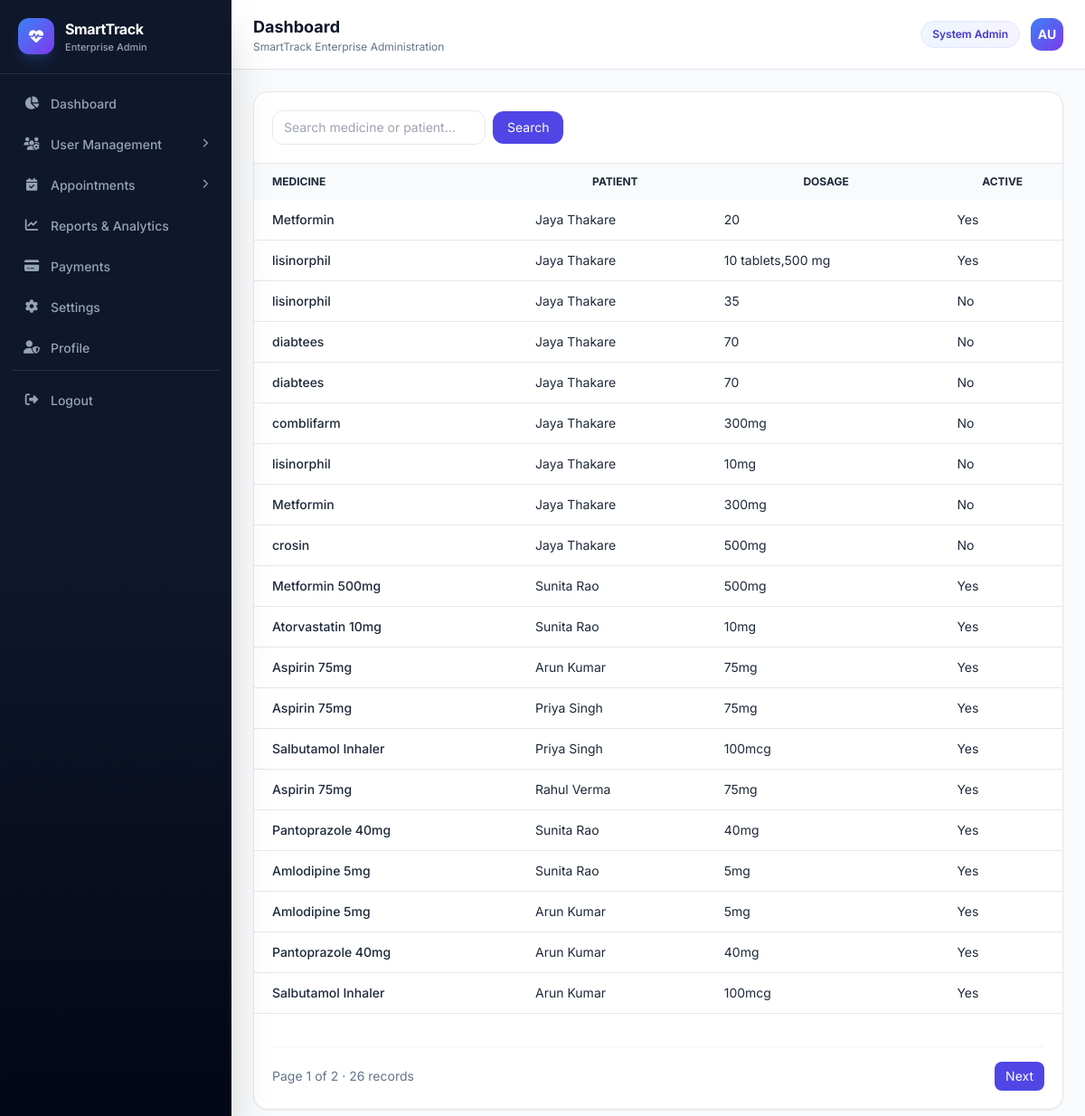
Page /system-admin/medicines/ (signed in) on the committed database.
### apps/accounts/models.py (models this page shows, shortened)
class CustomUser(AbstractUser):
    ROLE_CHOICES = (
        ('patient', 'Patient'),
        ('doctor', 'Doctor'),
        ('admin', 'Admin'),
        ('caregiver', 'Caregiver'),
        ('family', 'Family Member'),
    )
    role = models.CharField(max_length=20, choices=ROLE_CHOICES, default='patient')
    is_email_verified = models.BooleanField(default=False, help_text='Email verified (is_verified)')
    otp_verified = models.BooleanField(default=False)
    last_activity = models.DateTimeField(null=True, blank=True)
    created_at = models.DateTimeField(auto_now_add=True)
    updated_at = models.DateTimeField(auto_now=True)
    class Meta:
        db_table = 'auth_user'
        indexes = [
            models.Index(fields=['role', 'is_active']),
            models.Index(fields=['email']),
        ]
    def get_full_name(self):
        from apps.profiles.profile_bridge import get_user_full_name
        return get_user_full_name(self)
    @property
    def phone(self):
        from apps.profiles.profile_bridge import get_user_phone
        return get_user_phone(self)
    @property
    def profile_completed(self):
        from apps.profiles.profile_bridge import is_profile_completed
        return is_profile_completed(self)

### apps/medicines/models.py (models this page shows, shortened)
class Medicine(models.Model):
    PRESCRIPTION_STATUS_CHOICES = [
        ('active', 'Active'),
        ('expired', 'Expired'),
        ('stopped', 'Stopped'),
    ]
    FREQUENCY_CHOICES = [
        ('once_daily', 'Once Daily'),
        ('twice_daily', 'Twice Daily'),
        ('thrice_daily', 'Three Times Daily'),
        ('four_times', 'Four Times Daily'),
        ('weekly', 'Weekly'),
        ('as_needed', 'As Needed'),
    ]
    FREQUENCY_COUNT = {
        'once_daily': 1, 'twice_daily': 2,
        'thrice_daily': 3, 'four_times': 4,
        'weekly': 1, 'as_needed': 99,
    }
    patient = models.ForeignKey(CustomUser, on_delete=models.CASCADE, related_name='medicines')
    prescribed_by = models.ForeignKey(CustomUser, on_delete=models.SET_NULL, null=True, blank=True, related_name='prescribed_medicines')
    name = models.CharField(max_length=200)
    dosage = models.CharField(max_length=100)
    frequency = models.CharField(max_length=30, choices=FREQUENCY_CHOICES)
    time_slots = models.JSONField(default=list)
    start_date = models.DateField()
    end_date = models.DateField(null=True, blank=True)
    instructions = models.TextField(blank=True)
    stock_quantity = models.IntegerField(default=0, help_text='Available stock (doses/units) — set only via patient purchase')
    prescribed_quantity = models.PositiveIntegerField(default=0)
    units_per_dose = models.PositiveSmallIntegerField(default=1)
    low_stock_threshold = models.IntegerField(default=7)
    critical_stock_threshold = models.IntegerField(default=3)
    expected_end_date = models.DateField(null=True, blank=True)
    refill_required = models.BooleanField(default=False)
    prescription_status = models.CharField(
        max_length=20, choices=PRESCRIPTION_STATUS_CHOICES, default='active',
    )
    total_refilled_quantity = models.PositiveIntegerField(default=0)
    stock_depleted_at = models.DateField(null=True, blank=True)
    last_low_stock_alert_at = models.DateTimeField(null=True, blank=True)
    low_stock_snooze_until = models.DateTimeField(null=True, blank=True)
    is_critical_medicine = models.BooleanField(default=False)
    expiry_date = models.DateField(null=True, blank=True)
    color = models.CharField(max_length=30, default='blue')
    is_active = models.BooleanField(default=True)
    deleted_by = models.ForeignKey(
        CustomUser, on_delete=models.SET_NULL, null=True, blank=True,
        related_name='deleted_medicines',
    )
    deleted_at = models.DateTimeField(null=True, blank=True)
    deletion_reason = models.TextField(blank=True)
    created_at = models.DateTimeField(auto_now_add=True)
    updated_at = models.DateTimeField(auto_now=True)

### apps/profiles/models.py (models this page shows, shortened)
class PatientProfile(models.Model):
    BLOOD_GROUP_CHOICES = [
        ('A+', 'A+'), ('A-', 'A-'), ('B+', 'B+'), ('B-', 'B-'),
        ('O+', 'O+'), ('O-', 'O-'), ('AB+', 'AB+'), ('AB-', 'AB-'),
    ]
    GENDER_CHOICES = [('male', 'Male'), ('female', 'Female'), ('other', 'Other')]
    ACTIVITY_CHOICES = [('sedentary', 'Sedentary'), ('moderate', 'Moderate'), ('active', 'Active')]
    DIABETES_CHOICES = [('no', 'No'), ('type1', 'Type 1'), ('type2', 'Type 2'), ('pre', 'Pre-diabetic')]
    SMOKING_CHOICES = [('no', 'Non-smoker'), ('occasional', 'Occasional'), ('regular', 'Regular'), ('ex', 'Ex-smoker')]
    ALCOHOL_CHOICES = [('no', 'None'), ('occasional', 'Occasional'), ('moderate', 'Moderate'), ('heavy', 'Heavy')]
    EXERCISE_CHOICES = [('never', 'Never'), ('rarely', 'Rarely'), ('sometimes', 'Sometimes'), ('daily', 'Daily')]
    RISK_LEVEL_CHOICES = [
        ('low', 'Low'), ('medium', 'Medium'), ('high', 'High'), ('critical', 'Critical'),
    ]
    user = models.OneToOneField(CustomUser, on_delete=models.CASCADE, related_name='patient_profile')
    patient_id = models.CharField(max_length=20, unique=True, blank=True)
    first_name = models.CharField(max_length=100, blank=True)
    middle_name = models.CharField(max_length=100, blank=True)
    last_name = models.CharField(max_length=100, blank=True)
    profile_photo = models.ImageField(upload_to='profiles/patients/', null=True, blank=True)
    phone_number = models.CharField(max_length=20, blank=True)
    alternate_number = models.CharField(max_length=20, blank=True)
    gender = models.CharField(max_length=10, choices=GENDER_CHOICES, blank=True)
    date_of_birth = models.DateField(null=True, blank=True)
    age_cached = models.PositiveSmallIntegerField(null=True, blank=True)
    blood_group = models.CharField(max_length=5, choices=BLOOD_GROUP_CHOICES, blank=True)
    address = models.TextField(blank=True)
    city = models.CharField(max_length=100, blank=True)
    state = models.CharField(max_length=100, blank=True)
    country = models.CharField(max_length=100, default='India', blank=True)
    pincode = models.CharField(max_length=20, blank=True)
    height = models.DecimalField(max_digits=5, decimal_places=2, null=True, blank=True)
    weight = models.DecimalField(max_digits=5, decimal_places=2, null=True, blank=True)
    bmi = models.DecimalField(max_digits=5, decimal_places=2, null=True, blank=True)
    allergies = models.TextField(blank=True)
    medical_conditions = models.TextField(blank=True, help_text='Primary / secondary conditions summary')
    chronic_diseases = models.TextField(blank=True)
    primary_diagnosis = models.TextField(blank=True)
    secondary_conditions = models.TextField(blank=True)
    current_medications = models.TextField(blank=True)
    blood_pressure = models.CharField(max_length=20, blank=True)
    diabetes = models.CharField(max_length=10, choices=DIABETES_CHOICES, blank=True)
    medical_history = models.TextField(blank=True)
    emergency_contact_name = models.CharField(max_length=100, blank=True)
    emergency_contact_number = models.CharField(max_length=20, blank=True)
    emergency_contact_phone = models.CharField(max_length=20, blank=True)
    emergency_contact_relation = models.CharField(max_length=50, blank=True)
    blood_donor_contact = models.CharField(max_length=20, blank=True)
    preferred_hospital = models.CharField(max_length=200, blank=True)
    hospital_name = models.CharField(max_length=200, blank=True)
    primary_doctor_name = models.CharField(max_length=200, blank=True)
    doctor_contact = models.CharField(max_length=20, blank=True)
    assigned_doctor = models.ForeignKey(
        CustomUser, on_delete=models.SET_NULL, null=True, blank=True,
        related_name='assigned_patients', limit_choices_to={'role': 'doctor'},
    )
    risk_level = models.CharField(max_length=10, choices=RISK_LEVEL_CHOICES, default='low', blank=True)
    risk_score = models.PositiveSmallIntegerField(default=0)
    notification_alerts = models.BooleanField(default=True)
    enable_sos = models.BooleanField(default=False)
    privacy_mode = models.BooleanField(default=False)
    activity_level = models.CharField(max_length=20, choices=ACTIVITY_CHOICES, blank=True)
    sleep_hours = models.IntegerField(null=True, blank=True)
    smoking_habit = models.CharField(max_length=20, choices=SMOKING_CHOICES, blank=True)
    alcohol_consumption = models.CharField(max_length=20, choices=ALCOHOL_CHOICES, blank=True)
    exercise_frequency = models.CharField(max_length=20, choices=EXERCISE_CHOICES, blank=True)
    preferred_language = models.CharField(max_length=50, default='English')
    onboarding_completed = models.BooleanField(default=False)
    step_completed = models.IntegerField(default=0)
    created_at = models.DateTimeField(auto_now_add=True)
    updated_at = models.DateTimeField(auto_now=True)
    class Meta:
        db_table = 'patient_profile'
    @property
    def full_name(self):
        parts = [self.first_name, self.middle_name, self.last_name]
        name = ' '.join(p for p in parts if p).strip()
        return name or self.user.get_full_name()

### apps/system_admin/views.py (the view)
# urls.py: path('medicines/', views.medicines_list, name='system_admin_medicines'),
@admin_required
def medicines_list(request):
    q = request.GET.get('q', '').strip()
    qs = Medicine.objects.select_related('patient').order_by('-created_at')
    if q:
        qs = qs.filter(Q(name__icontains=q) | Q(patient__first_name__icontains=q))
    page = paginate(request, qs)
    return render(request, 'system_admin/medicines/list.html', {'page': page, 'q': q, 'page_title': 'Medicines'})

### templates/system_admin/medicines/list.html
{% extends 'system_admin/base.html' %}
{% block content %}
<div class="bg-white rounded-2xl border shadow-sm overflow-hidden">
  <div class="p-5 border-b"><form method="GET"><input name="q" value="{{ q }}" class="px-3 py-2 border rounded-xl text-sm" placeholder="Search medicine or patient..."><button class="ml-2 px-4 py-2 bg-indigo-600 text-white rounded-xl text-sm">Search</button></form></div>
  <table class="w-full text-sm"><thead><tr class="bg-slate-50 text-xs uppercase"><th class="px-5 py-3 text-left">Medicine</th><th class="px-4 py-3">Patient</th><th class="px-4 py-3">Dosage</th><th class="px-4 py-3">Active</th></tr></thead>
  <tbody>{% for m in page %}<tr class="border-b"><td class="px-5 py-3 font-medium">{{ m.name }}</td><td class="px-4 py-3">{{ m.patient.get_full_name }}</td><td class="px-4 py-3">{{ m.dosage }}</td><td class="px-4 py-3">{% if m.is_active %}Yes{% else %}No{% endif %}</td></tr>{% empty %}<tr><td colspan="4" class="py-10 text-center text-slate-400">No medicines.</td></tr>{% endfor %}</tbody></table>
  <div class="p-5">{% include 'system_admin/includes/pagination.html' %}</div>
</div>
{% endblock %}

### templates/system_admin/base.html (shortened to what this page needs)
{% load static %}
<!DOCTYPE html>
<html lang="en">
<head>
  <link rel="stylesheet" href="https://cdnjs.cloudflare.com/ajax/libs/font-awesome/6.5.0/css/all.min.css">
  <script src="https://cdn.tailwindcss.com"></script>
  <link rel="stylesheet" href="{% static 'css/main.css' %}">
  <link rel="stylesheet" href="{% static 'css/admin_dashboard.css' %}?v=4">
</head>
<body class="admin-shell bg-slate-50 text-slate-800 font-sans antialiased">
<div class="flex min-h-screen">
  {% include 'system_admin/includes/sidebar.html' %}
  <main id="adminMain" class="admin-main flex-1 lg:ml-64 min-h-screen min-w-0">
    <header class="bg-white border-b border-slate-200 px-4 sm:px-6 py-4 flex items-center justify-between sticky top-0 z-30">
      <div class="flex items-center gap-3 min-w-0">
        <div class="min-w-0">
          <h1 class="font-bold text-slate-900 text-lg truncate">{% block page_title %}Dashboard{% endblock %}</h1>
          <p class="text-xs text-slate-500 truncate">{% block page_subtitle %}SmartTrack Enterprise Administration{% endblock %}</p>
        </div>
      </div>
      <div class="flex items-center gap-3 flex-shrink-0">
        <span class="hidden sm:inline text-xs bg-gradient-to-r from-blue-50 to-violet-50 text-indigo-700 px-3 py-1.5 rounded-full font-semibold border border-indigo-100">System Admin</span>
        <a href="{% url 'system_admin_profile' %}" class="w-9 h-9 rounded-xl bg-gradient-to-br from-blue-500 to-violet-600 flex items-center justify-center text-white font-bold text-sm shadow-sm hover:shadow-md transition" title="Profile">
          {{ user.first_name|first|default:"A" }}{{ user.last_name|first }}
        </a>
      </div>
    </header>
    <div class="p-4 sm:p-6">{% block content %}{% endblock %}</div>
  </main>
</div>
</body>
</html>

### templates/system_admin/includes/sidebar.html (shortened to what this page needs)
<aside id="adminSidebar" class="admin-sidebar fixed left-0 top-0 h-full w-64 bg-gradient-to-b from-slate-900 via-slate-900 to-slate-950 text-white z-50 flex flex-col shadow-2xl overflow-y-auto">
  <div class="p-5 border-b border-slate-700/60">
    <div class="flex items-center gap-3">
      <div class="w-10 h-10 bg-gradient-to-br from-blue-500 to-violet-600 rounded-xl flex items-center justify-center shadow-lg shadow-blue-500/20">
        <i class="fas fa-heartbeat text-white"></i>
      </div>
      <div>
        <div class="font-bold text-white tracking-tight">SmartTrack</div>
        <div class="text-[11px] text-slate-400 font-medium">Enterprise Admin</div>
      </div>
    </div>
  </div>
  <nav class="flex-1 p-3 space-y-1">
    {% with p=request.path q=request.GET %}
    <a href="{% url 'system_admin_dashboard' %}" class="admin-nav-link {% if p == '/system-admin/' %}active{% endif %}">
      <i class="fas fa-chart-pie"></i> Dashboard
    </a>
    <button type="button" data-nav-group="navUsers" class="admin-nav-group-toggle {% if '/patients' in p or '/doctors' in p or '/caregivers' in p or '/family' in p %}open{% endif %}">
      <span class="flex items-center gap-3"><i class="fas fa-users-cog w-[18px] text-center"></i> User Management</span>
      <i class="fas fa-chevron-right chevron"></i>
    </button>
    <button type="button" data-nav-group="navAppointments" class="admin-nav-group-toggle {% if '/appointments' in p %}open{% endif %}">
      <span class="flex items-center gap-3"><i class="fas fa-calendar-check w-[18px] text-center"></i> Appointments</span>
      <i class="fas fa-chevron-right chevron"></i>
    </button>
    <a href="{% url 'system_admin_reports' %}" class="admin-nav-link {% if '/reports' in p %}active{% endif %}">
      <i class="fas fa-chart-line"></i> Reports &amp; Analytics
    </a>
    <a href="{% url 'system_admin_payments' %}" class="admin-nav-link {% if '/payments' in p %}active{% endif %}">
      <i class="fas fa-credit-card"></i> Payments
    </a>
    <a href="{% url 'system_admin_settings' %}" class="admin-nav-link {% if '/settings' in p %}active{% endif %}">
      <i class="fas fa-gear"></i> Settings
    </a>
    <a href="{% url 'system_admin_profile' %}" class="admin-nav-link {% if '/profile' in p %}active{% endif %}">
      <i class="fas fa-user-shield"></i> Profile
    </a>
    <div class="pt-3 mt-3 border-t border-slate-700/60">
      <a href="{% url 'system_admin_logout' %}" class="admin-nav-link logout">
        <i class="fas fa-sign-out-alt"></i> Logout
      </a>
    </div>
    {% endwith %}
  </nav>
</aside>

### templates/system_admin/includes/pagination.html (shortened to what this page needs)
{% if page and page.paginator.num_pages > 1 %}
<div class="flex items-center justify-between mt-4 pt-4 border-t border-slate-100">
  <p class="text-sm text-slate-500">Page {{ page.number }} of {{ page.paginator.num_pages }} · {{ page.paginator.count }} records</p>
  <div class="flex gap-2">
    {% if page.has_next %}
    <a href="?page={{ page.next_page_number }}{% if q %}&q={{ q }}{% endif %}{% if status %}&status={{ status }}{% endif %}{% if view %}&view={{ view }}{% endif %}{% if level %}&level={{ level }}{% endif %}"
       class="px-3 py-1.5 bg-indigo-600 text-white rounded-lg text-sm hover:bg-indigo-700">Next</a>
    {% endif %}
  </div>
</div>
{% endif %}

### rows in the picture
Medicine: name "Metformin", patient.get_full_name "Jaya Thakare", dosage "20", is_active "Yes"
Medicine: name "lisinorphil", patient.get_full_name "Jaya Thakare", dosage "10 tablets,500 mg", is_active "Yes"
Medicine: name "lisinorphil", patient.get_full_name "Jaya Thakare", dosage "35", is_active "No"
Medicine: name "diabtees", patient.get_full_name "Jaya Thakare", dosage "70", is_active "No"
Medicine: name "diabtees", patient.get_full_name "Jaya Thakare", dosage "70", is_active "No"
Medicine: name "comblifarm", patient.get_full_name "Jaya Thakare", dosage "300mg", is_active "No"
Medicine: name "lisinorphil", patient.get_full_name "Jaya Thakare", dosage "10mg", is_active "No"
Medicine: name "Metformin", patient.get_full_name "Jaya Thakare", dosage "300mg", is_active "No"
Medicine: name "crosin", patient.get_full_name "Jaya Thakare", dosage "500mg", is_active "No"
Medicine: name "Metformin 500mg", patient.get_full_name "Sunita Rao", dosage "500mg", is_active "Yes"
Medicine: name "Atorvastatin 10mg", patient.get_full_name "Sunita Rao", dosage "10mg", is_active "Yes"
Medicine: name "Aspirin 75mg", patient.get_full_name "Arun Kumar", dosage "75mg", is_active "Yes"
Medicine: name "Aspirin 75mg", patient.get_full_name "Priya Singh", dosage "75mg", is_active "Yes"
Medicine: name "Salbutamol Inhaler", patient.get_full_name "Priya Singh", dosage "100mcg", is_active "Yes"
Medicine: name "Aspirin 75mg", patient.get_full_name "Rahul Verma", dosage "75mg", is_active "Yes"
Medicine: name "Pantoprazole 40mg", patient.get_full_name "Sunita Rao", dosage "40mg", is_active "Yes"
Medicine: name "Amlodipine 5mg", patient.get_full_name "Sunita Rao", dosage "5mg", is_active "Yes"
Medicine: name "Amlodipine 5mg", patient.get_full_name "Arun Kumar", dosage "5mg", is_active "Yes"
Medicine: name "Pantoprazole 40mg", patient.get_full_name "Arun Kumar", dosage "40mg", is_active "Yes"
Medicine: name "Salbutamol Inhaler", patient.get_full_name "Arun Kumar", dosage "100mcg", is_active "Yes"

### other values in the picture
{{ user.first_name|first|default:"A" }} "A"
{{ user.last_name|first }} "U"
{{ page.number }} "1"
{{ page.paginator.num_pages }} "2"
{{ page.paginator.count }} "26"
